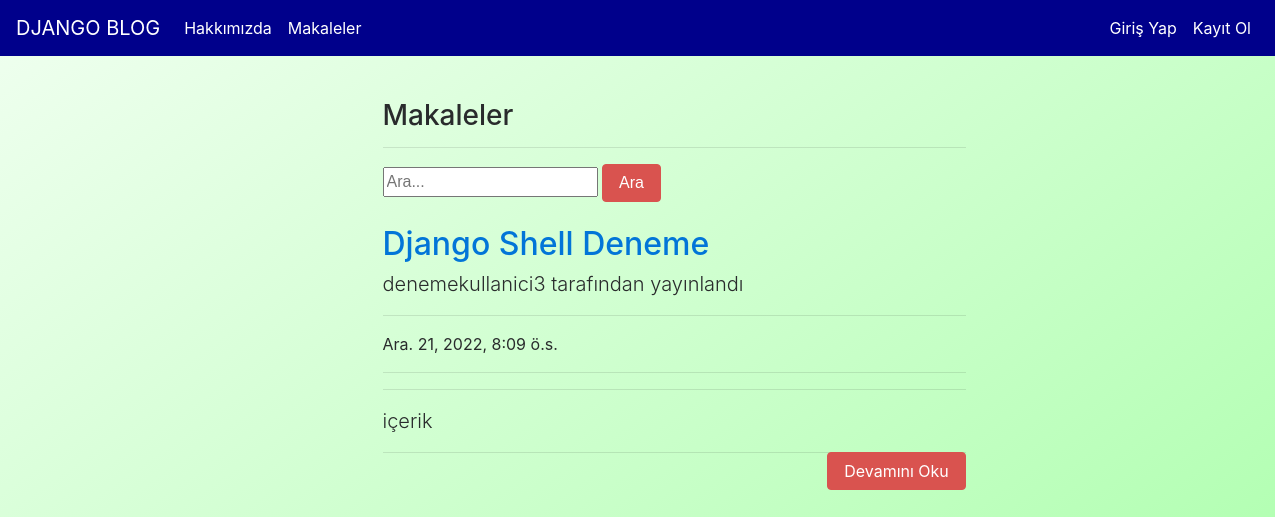
/articles/, run on an earlier commit of the app's database.
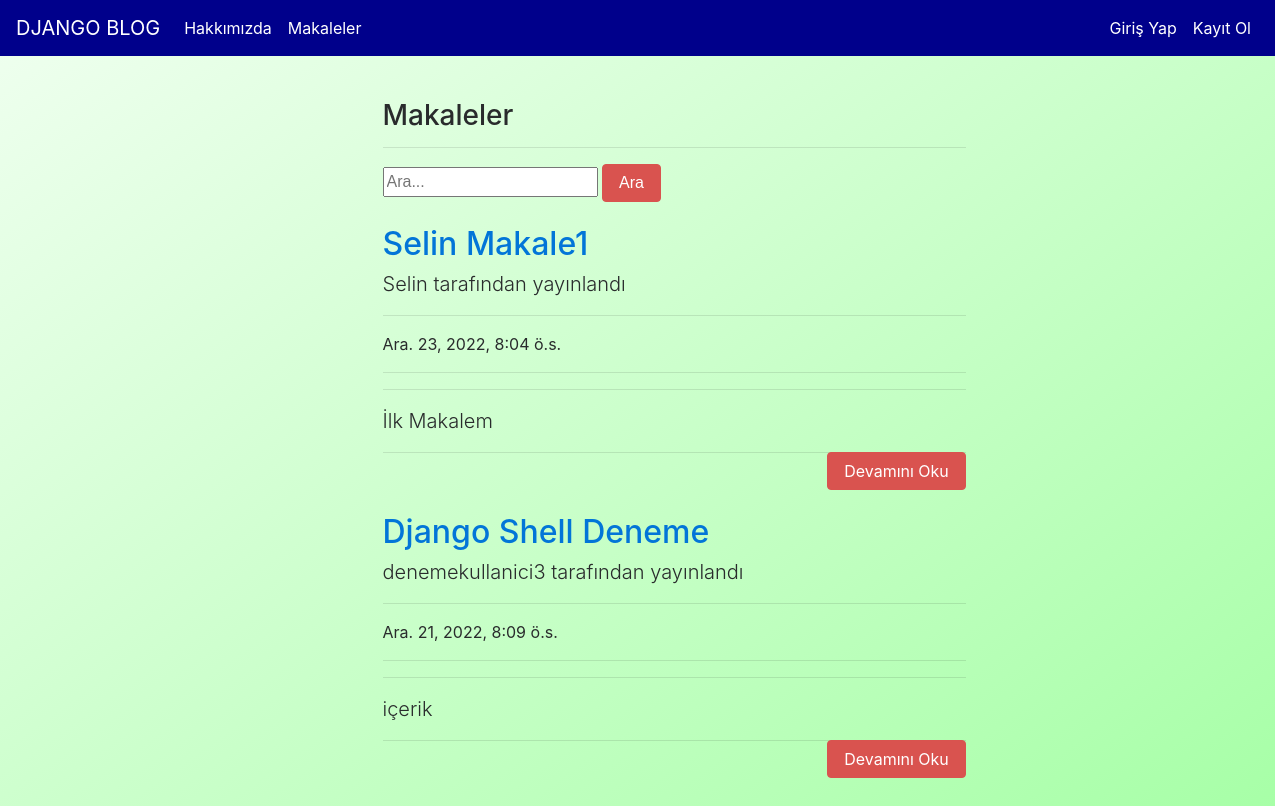
And on a later commit of the database.
### article/models.py (models this page shows, shortened)
class Article(models.Model):
    author = models.ForeignKey("auth.User",on_delete = models.CASCADE,verbose_name = "Yazar ")
    title = models.CharField(max_length = 50,verbose_name = "Başlık")
    content = RichTextField()
    created_date = models.DateTimeField(auto_now_add=True,verbose_name="Oluşturulma Tarihi")
    article_image = models.FileField(blank = True,null = True,verbose_name="Makaleye Fotoğraf Ekleyin")
    class Meta:
        ordering = ['-created_date']

### article/views.py (the view)
# urls.py: path('',views.articles,name = "articles"),
def articles(request):
    keyword = request.GET.get("keyword")
    if keyword:
        articles = Article.objects.filter(title__contains = keyword)
        return render(request,"articles.html",{"articles":articles})
    articles = Article.objects.all()
    return render(request,"articles.html",{"articles":articles})

### templates/articles.html (shortened to what this page needs)
{% extends "layout.html" %}
{% block body %}
<div class ="row">
        <div class="col-md-10 offset-md-3">
            <div class="col-lg-8">
                <h3>Makaleler</h3>
                <hr>
                </div>
        </div>
</div>
<div class ="row">
    <div class="col-md-10 offset-md-3">
        <div class="col-lg-8">
            <form>
                <input type="text" name = "keyword" class="input-sm" maxlength="64" placeholder="Ara...">
              <button type="submit" class="btn btn-danger">Ara</button>
            </form>
      </div>
    </div>
</div>
{% if articles %}
{% for article in articles %}
<div class="row">
    <div class="col-md-10 offset-md-3">
    <div class="col-lg-8">
      <a href="{% url 'article:detail' article.id %}"><h2 class="mt-4">{{article.title}}</h2></a>
      <p class="lead">
        {{article.author.username}} tarafından yayınlandı
      </p>
      <hr>
      <p>{{article.created_date}}</p>
      <hr>
      <hr>
      <p class="lead">
          {{article.content|safe|truncatewords:50}}
      </p>
      <a style ="float : right;" href="{% url 'article:detail' article.id %}" class ="btn btn-danger">Devamını Oku</a>
      <hr>
        </div>
      </div>
      </div>
{% endfor %}
{% endif %}
{% endblock body %}

What changed in the data, as far as the page shows it:
added Article: title "Selin Makale1", author.username "Selin", created_date "Ara. 23, 2022, 8:04 ö.s.", content "İlk Makalem"
